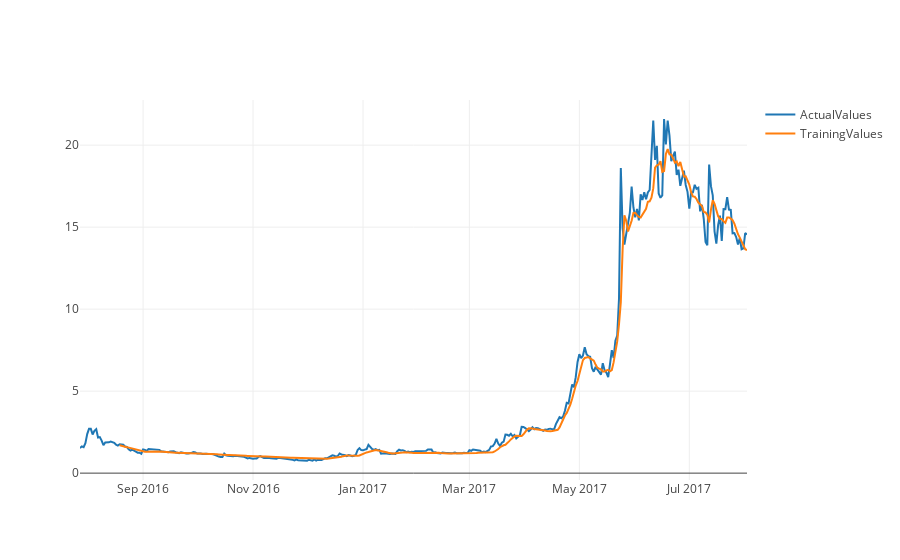

The code cell stored with this chart in its notebook:
### Code cell
USDT_ETC = nextDayPrediction('USDT_ETC', 'poloniex')

### Figure 1 — Plotly figure (JSON) as saved in the notebook; plotly's stock layout.template omitted (floating-point values rounded to 4 significant figures; data arrays with more than 128 entries replaced by an {"elided": "..."} marker saying what was removed)
{"data": [{"name": "ActualValues", "type": "scatter", "x": {"elided": "371 str values"}, "y": {"elided": "371 float values"}}, {"name": "TrainingValues", "type": "scatter", "x": {"elided": "371 str values"}, "y": {"elided": "371 float values"}}], "layout": {}}
